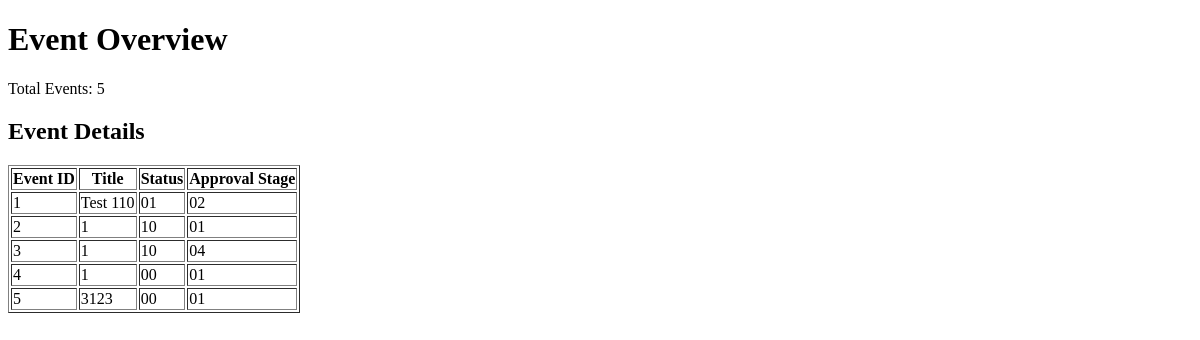
Before: / with the older database file.
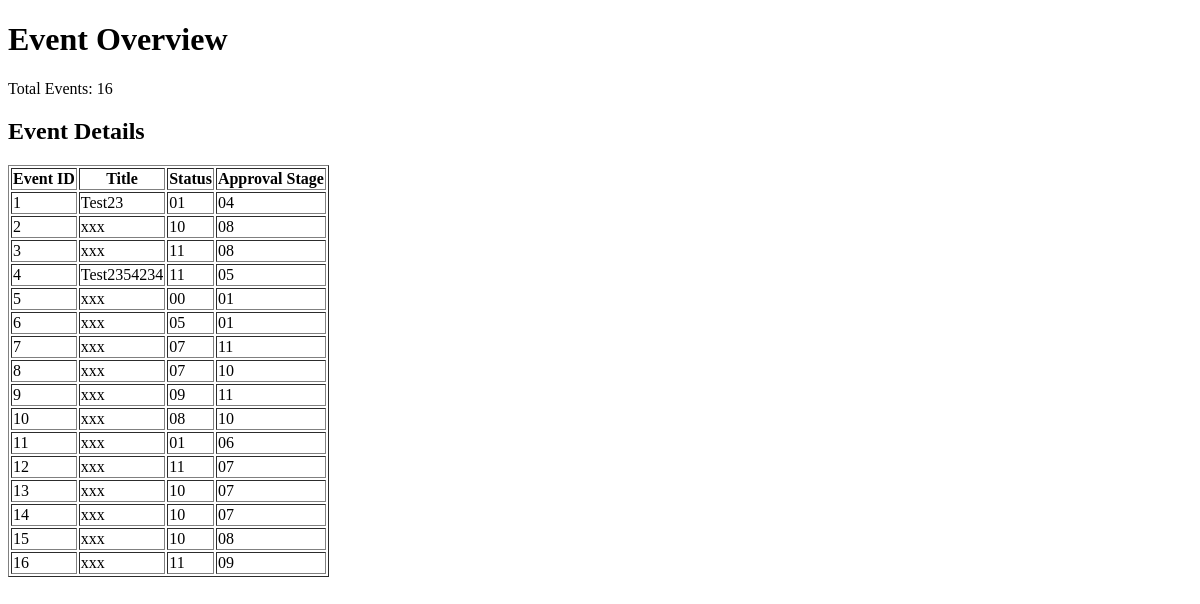
After: the same page with the newer database file.
### models.py (models this page shows, shortened)
class Event(db.Model):
    __tablename__ = 'events'
    id = db.Column(db.Integer, primary_key=True)  # Event ID
    title = db.Column(db.String(80), nullable=False, default="Unavailable")  # Title
    status = db.Column(db.String(2), nullable=False, default='-1')  # Status (00, 01, 10, 11)
    approval_stage = db.Column(db.String(2), nullable=False, default="00")  # Approval stage
    main_info_id = db.Column(db.Integer, db.ForeignKey('main_information.id'))
    financial_feedback_id = db.Column(db.Integer, db.ForeignKey('financial_feedback.id'))
    tasks_assignment_id = db.Column(db.Integer, db.ForeignKey('tasks_assignment.id'))
    main_information = db.relationship('MainInformation', backref='event', lazy=True)
    financial_feedback = db.relationship('FinancialFeedback', backref='event', lazy=True)
    tasks_assignment = db.relationship('TasksAssignment', backref='event', lazy=True)

### app.py (the view)
@app.route('/api/events/<int:event_id>/review_plan', methods=['PUT'])
@app.route('/')
def home():
    event_count = Event.query.count()
    events = db.session.query(
        Event.id,
        Event.title,
        Event.status,
        Event.approval_stage,
    ).join(MainInformation, Event.id == MainInformation.id).all()
    return render_template('home.html', event_count=event_count, events=events)

### templates/home.html (shortened to what this page needs)
<!DOCTYPE html>
<html lang="en">
<head>
</head>
<body>
    <h1>Event Overview</h1>
    <p>Total Events: {{ event_count }}</p>
    <h2>Event Details</h2>
    <table border="1">
        <thead>
            <tr>
                <th>Event ID</th>
                <th>Title</th>
                <th>Status</th>
                <th>Approval Stage</th>
            </tr>
        </thead>
        <tbody>
            {% for event in events %}
            <tr>
                <td>{{ event.id }}</td>
                <td>{{ event.title }}</td>
                <td>{{ event.status }}</td>
                <td>{{ event.approval_stage }}</td>
            </tr>
            {% endfor %}
        </tbody>
    </table>
</body>
</html>

Changed rows visible on the page:
changed Event: title "Test 110" → "Test23"; approval_stage "02" → "04"
changed Event (number 2 of 16 on the later page): title "1" → "xxx"; approval_stage "01" → "08"
changed Event (number 3 of 16 on the later page): title "1" → "xxx"; status "10" → "11"; approval_stage "04" → "08"
changed Event: title "1" → "Test2354234"; status "00" → "11"; approval_stage "01" → "05"
changed Event (number 5 of 16 on the later page): title "3123" → "xxx"
added Event: id "6", title "xxx", status "05", approval_stage "01"
added Event: id "7", title "xxx", status "07", approval_stage "11"
added Event: id "8", title "xxx", status "07", approval_stage "10"
added Event: id "9", title "xxx", status "09", approval_stage "11"
added Event: id "10", title "xxx", status "08", approval_stage "10"
added Event: id "11", title "xxx", status "01", approval_stage "06"
added Event: id "12", title "xxx", status "11", approval_stage "07"
added Event: id "13", title "xxx", status "10", approval_stage "07"
added Event: id "14", title "xxx", status "10", approval_stage "07"
added Event: id "15", title "xxx", status "10", approval_stage "08"
added Event: id "16", title "xxx", status "11", approval_stage "09"
Other visible differences:
{{ event_count }}: "5" → "16"
